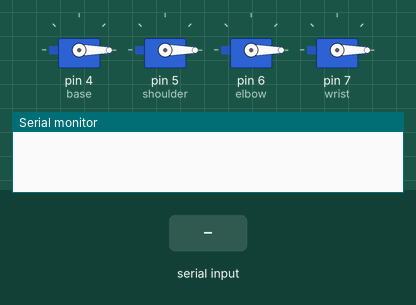
A sketch run on a simulated Arduino Uno, built with avr-gcc and run on an emulated ATmega328P. On the bench: 4 × servo, the last lines printed to the serial monitor. Inputs (shaded band) come from the test bench.

Above: at 1.2 s.
1.3 s: "90,45,200\n" received over Serial
2.8 s: "b90\n" received over Serial
At 5.0 s:
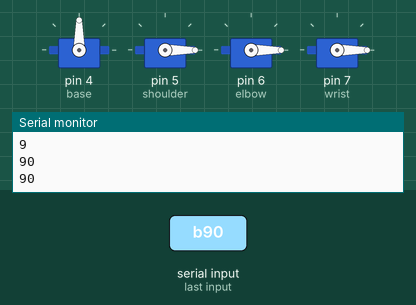
5.8 s: "s90\n" received over Serial
At 8.4 s:
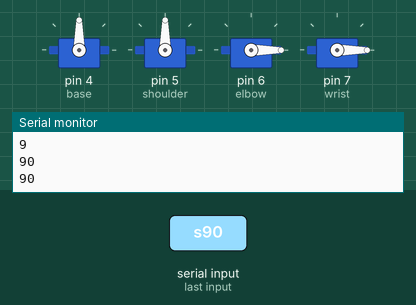
8.8 s: "e90\n" received over Serial
At 10.8 s:
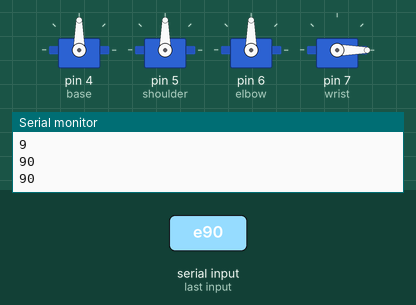
11.8 s: "w90\n" received over Serial
At 14.3 s:
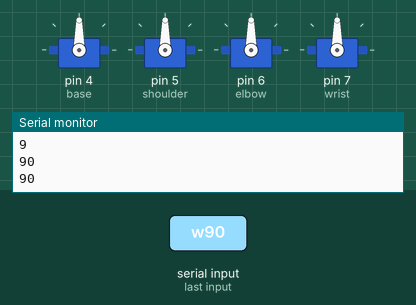
Timing chart, 0 to 15.8 s (numbered marks = the images above; inputs shaded):
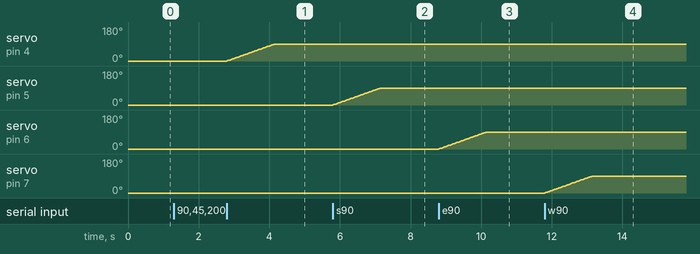

The sketch:

mitAppControlRobotArm.ino
```cpp
//ARDUINO TO CONTROL A 4DOF SG90 ROBOTIC ARM USING BLUETOOTH(HC-05)
//include libraries
#include "Arduino.h"
#include <Servo.h>

// initialize hc-05 rx and tx pins(rx pin on arduino -> tx pin on hc-05 )


// creating servo objects for each DOF
Servo base;
Servo shoulder;
Servo elbow;
Servo wrist;


void setup() {
  // put your setup code here, to run once:
  Serial.begin(9600);

  //attaching pins to each servo
  base.attach(4);
  shoulder.attach(5);
  elbow.attach(6);
  wrist.attach(7);

  //set all motors to beginning position
  base.write(0);
  shoulder.write(0);
  elbow.write(0);
  wrist.write(0);


}
// Track the target positions
int b_target = 0;
int s_target = 0;
int e_target = 0;
int w_target = 0;

// Track the current positions (used for smooth movement)
int b_current = 0;
int s_current = 0;
int e_current = 0;
int w_current = 0;


//for storing incoming position data
String buffer = "";

void loop() {

  while (Serial.available() > 0) {

    char data = (char) Serial.read();
    buffer += data;
        Serial.println(buffer);

    if (data == 'b'){ //the MIT app ends each motor's position with a diff letter
      b_target = buffer.toInt();
      b_target = round(b_target);
      b_target = constrain(b_target,0,180);

      buffer = "";

    }else if(data == 's'){
      s_target = buffer.toInt();
      s_target = round(s_target);
      s_target = constrain(s_target,0,180);

      buffer = "";

    }else if(data == 'e'){
      e_target = buffer.toInt();
      e_target = round(e_target);
      e_target = constrain(e_target,0,180);
      buffer = "";

    }else if(data == 'w'){
      w_target = buffer.toInt();
      w_target = round(w_target);
      w_target = constrain(w_target,0,180);

      buffer = "";

    };


  }
  /* base.write(b_target);
  shoulder.write(s_target);
  elbow.write(e_target);
  wrist.write(w_target); */
   // Smooth movement by gradually updating servo positions
  smoothMove(base, b_target, b_current);
  smoothMove(shoulder, s_target, s_current);
  smoothMove(elbow, e_target, e_current);
  smoothMove(wrist, w_target, w_current);

  /* unsigned long progress = millis() - moveStartTime;
  if (progress <= MOVING_TIME){
    long angle = map(progress,0, MOVING_TIME, b_current, b_target);
    base.write(angle);
  } */
}

void smoothMove(Servo& servo, int targetPos, int& currentPos) {
  // Determine the step direction and size
  int step = (targetPos > currentPos) ? 1 : -1;
  // Move in increments until reaching the target position
  while (currentPos != targetPos) {
    currentPos += step;
    servo.write(currentPos);
    delay(15); // Adjust delay for smoother motion
  }
}
```

Measured:
- after the input at 2.8 s, servo on pin 4 (base): moves from 0° to 90° over 1.3 s, starting at once
- after the input at 5.8 s, servo on pin 5 (shoulder): moves from 0° to 90° over 1.3 s, starting at once
- after the input at 8.8 s, servo on pin 6 (elbow): moves from 0° to 90° over 1.3 s, starting at once
- after the input at 11.8 s, servo on pin 7 (wrist): moves from 0° to 90° over 1.3 s, starting at once
